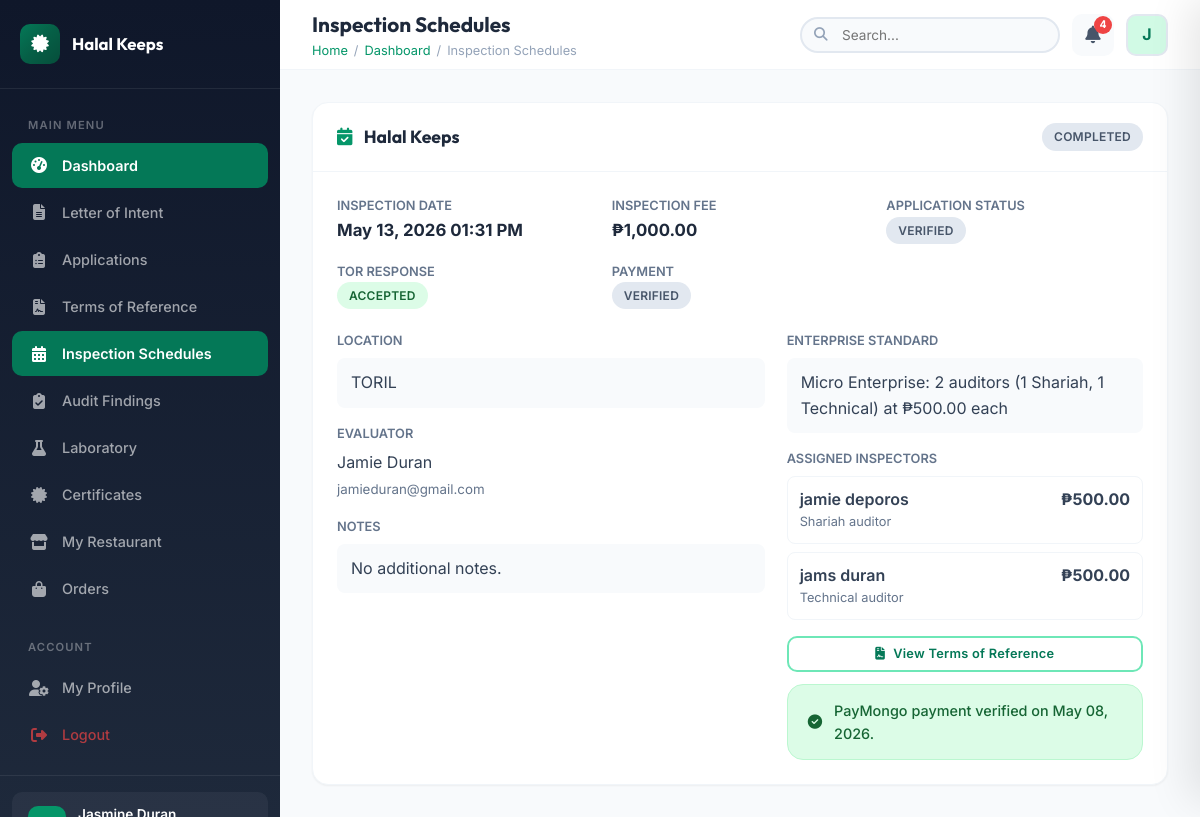
Page /dashboard/business_owner/inspection_schedules.php (signed in) on the committed database.
### tables this page shows
CREATE TABLE `inspection_schedules` (
  `id` int(11) NOT NULL,
  `application_id` int(11) NOT NULL,
  `evaluator_id` int(11) NOT NULL,
  `tor_id` int(11) DEFAULT NULL,
  `schedule_date` date NOT NULL,
  `schedule_time` time DEFAULT NULL,
  `location` text DEFAULT NULL,
  `inspectors` text DEFAULT NULL,
  `inspection_fees` decimal(10,2) DEFAULT 0.00,
  `status` enum('scheduled','confirmed','in_progress','completed','cancelled','rescheduled') DEFAULT 'scheduled',
  `notes` text DEFAULT NULL,
  `created_at` timestamp NOT NULL DEFAULT current_timestamp(),
  `updated_at` timestamp NOT NULL DEFAULT current_timestamp() ON UPDATE current_timestamp()
);

CREATE TABLE `letter_of_intent` (
  `id` int(11) NOT NULL,
  `business_owner_id` int(11) NOT NULL,
  `company_name` varchar(255) NOT NULL,
  `company_address` text NOT NULL,
  `company_info` text NOT NULL,
  `date_of_intent` date DEFAULT NULL,
  `menu_list` text DEFAULT NULL,
  `contact_person` varchar(255) DEFAULT NULL,
  `contact_email` varchar(255) DEFAULT NULL,
  `contact_phone` varchar(50) DEFAULT NULL,
  `letter_content` text NOT NULL,
  `supporting_documents` text DEFAULT NULL,
  `status` enum('draft','submitted','under_review','verified','returned','rejected') DEFAULT 'draft',
  `remarks` text DEFAULT NULL,
  `submitted_at` timestamp NULL DEFAULT NULL,
  `created_at` timestamp NOT NULL DEFAULT current_timestamp(),
  `updated_at` timestamp NOT NULL DEFAULT current_timestamp() ON UPDATE current_timestamp(),
  `application_type` varchar(255) DEFAULT NULL,
  `certifying_body` varchar(255) DEFAULT 'HDIP',
  `signature_data` longtext DEFAULT NULL
);

CREATE TABLE `terms_of_reference` (
  `id` int(11) NOT NULL,
  `application_id` int(11) NOT NULL,
  `evaluator_id` int(11) NOT NULL,
  `tor_content` text NOT NULL,
  `tor_file_path` varchar(500) DEFAULT NULL,
  `enterprise_type` enum('micro','small','medium') DEFAULT NULL,
  `auditor_assignments` longtext DEFAULT NULL,
  `auditor_total_amount` decimal(10,2) DEFAULT 0.00,
  `registration_agreement` text DEFAULT NULL,
  `payment_for_inspection` decimal(10,2) DEFAULT 0.00,
  `inspection_date` date DEFAULT NULL,
  `inspection_fees` decimal(10,2) DEFAULT 0.00,
  `status` enum('draft','sent','accepted','rejected') DEFAULT 'draft',
  `business_response` enum('pending','accepted','rejected') DEFAULT 'pending',
  `business_remarks` text DEFAULT NULL,
  `responded_at` timestamp NULL DEFAULT NULL,
  `created_at` timestamp NOT NULL DEFAULT current_timestamp(),
  `updated_at` timestamp NOT NULL DEFAULT current_timestamp() ON UPDATE current_timestamp()
);

CREATE TABLE `users` (
  `id` int(11) NOT NULL,
  `google_id` varchar(255) DEFAULT NULL,
  `email` varchar(255) NOT NULL,
  `full_name` varchar(255) NOT NULL,
  `first_name` varchar(100) DEFAULT NULL,
  `last_name` varchar(100) DEFAULT NULL,
  `avatar` varchar(500) DEFAULT NULL,
  `password` varchar(255) DEFAULT NULL,
  `phone` varchar(20) DEFAULT NULL,
  `address` text DEFAULT NULL,
  `role_id` int(11) DEFAULT NULL,
  `role_status` enum('pending','approved','rejected','none') DEFAULT 'none',
  `is_active` tinyint(1) DEFAULT 1,
  `email_verified` tinyint(1) DEFAULT 0,
  `last_login` timestamp NULL DEFAULT NULL,
  `created_at` timestamp NOT NULL DEFAULT current_timestamp(),
  `updated_at` timestamp NOT NULL DEFAULT current_timestamp() ON UPDATE current_timestamp(),
  `failed_login_attempts` int(11) DEFAULT 0,
  `account_locked` tinyint(1) DEFAULT 0
);

CREATE TABLE `payments` (
  `id` int(11) NOT NULL,
  `user_id` int(11) NOT NULL,
  `reference_type` enum('inspection','laboratory','certification','order') NOT NULL,
  `reference_id` int(11) NOT NULL,
  `amount` decimal(10,2) NOT NULL,
  `payment_method` varchar(50) DEFAULT NULL,
  `transaction_reference` varchar(255) DEFAULT NULL,
  `paymongo_checkout_url` text DEFAULT NULL,
  `paymongo_raw_response` longtext DEFAULT NULL,
  `receipt_path` varchar(500) DEFAULT NULL,
  `status` enum('pending','verified','rejected') DEFAULT 'pending',
  `verified_by` int(11) DEFAULT NULL,
  `paid_at` timestamp NULL DEFAULT NULL,
  `created_at` timestamp NOT NULL DEFAULT current_timestamp()
);

### dashboard/business_owner/inspection_schedules.php (the view, shortened to what this page needs)
<?php
require_once __DIR__ . '/../../config/app.php';
$user_id = $_SESSION['user_id'];
$stmt = $conn->prepare("
    SELECT
        s.*,
        loi.company_name,
        loi.company_address,
        ha.status AS application_status,
        ha.enterprise_type AS application_enterprise_type,
        t.id AS tor_id,
        t.business_response,
        t.enterprise_type AS tor_enterprise_type,
        t.auditor_assignments,
        t.auditor_total_amount,
        t.inspection_fees AS tor_inspection_fees,
        p.id AS payment_id,
        p.status AS payment_status,
        p.payment_method,
        p.transaction_reference,
        p.receipt_path,
        p.paid_at,
        u.full_name AS evaluator_name,
        u.email AS evaluator_email
    FROM inspection_schedules s
    JOIN hdp_applications ha ON s.application_id = ha.id
    JOIN letter_of_intent loi ON ha.loi_id = loi.id
    JOIN users u ON s.evaluator_id = u.id
    LEFT JOIN terms_of_reference t ON s.tor_id = t.id OR t.application_id = ha.id
    LEFT JOIN payments p ON p.id = (
        SELECT p2.id
        FROM payments p2
        WHERE p2.reference_type = 'inspection'
          AND p2.reference_id = s.id
          AND p2.user_id = ?
        ORDER BY p2.created_at DESC
        LIMIT 1
    )
    WHERE ha.business_owner_id = ?
    ORDER BY s.schedule_date DESC, s.schedule_time DESC
");
$stmt->bind_param("ii", $user_id, $user_id);
$stmt->execute();
$schedules = $stmt->get_result()->fetch_all(MYSQLI_ASSOC);
require_once __DIR__ . '/../../includes/header.php';
?>
<?php if (empty($schedules)): ?>
<div class="empty-state">
    <div class="empty-icon"><i class="fas fa-calendar-alt"></i></div>
    <h3>No Inspection Schedule Yet</h3>
    <p>Your inspection schedule will appear here after the evaluator schedules it.</p>
</div>
<?php else: ?>
<div style="display:flex;flex-direction:column;gap:20px;">
    <?php foreach ($schedules as $schedule): ?>
    <?php
        $enterprise_type = normalizeEnterpriseType($schedule['tor_enterprise_type'] ?? $schedule['application_enterprise_type'] ?? '');
        $auditor_assignments = json_decode($schedule['auditor_assignments'] ?? '[]', true);
        $schedule_datetime = trim(formatDate($schedule['schedule_date']) . ' ' . (!empty($schedule['schedule_time']) ? date('h:i A', strtotime($schedule['schedule_time'])) : ''));
    ?>
    <div class="card">
        <div class="card-header">
            <h3><i class="fas fa-calendar-check" style="color:var(--primary-600);margin-right:8px;"></i>
                <?= htmlspecialchars($schedule['company_name']) ?>
            </h3>
            <?= getStatusBadge($schedule['status']) ?>
        </div>
        <div class="card-body">
            <div style="display:grid;grid-template-columns:repeat(auto-fit,minmax(220px,1fr));gap:18px;margin-bottom:22px;">
                <div>
                    <div style="font-size:0.8rem;color:var(--neutral-500);text-transform:uppercase;font-weight:600;">Inspection Date</div>
                    <div style="font-weight:700;font-size:1.05rem;"><?= htmlspecialchars($schedule_datetime) ?></div>
                </div>
                <div>
                    <div style="font-size:0.8rem;color:var(--neutral-500);text-transform:uppercase;font-weight:600;">Inspection Fee</div>
                    <div style="font-weight:700;font-size:1.05rem;"><?= formatCurrency($schedule['inspection_fees']) ?></div>
                </div>
                <div>
                    <div style="font-size:0.8rem;color:var(--neutral-500);text-transform:uppercase;font-weight:600;">Application Status</div>
                    <div><?= getStatusBadge($schedule['application_status']) ?></div>
                </div>
                <div>
                    <div style="font-size:0.8rem;color:var(--neutral-500);text-transform:uppercase;font-weight:600;">TOR Response</div>
                    <?php $resp = $schedule['business_response'] ?? 'pending'; ?>
                    <span class="badge <?= $resp === 'accepted' ? 'badge-success' : ($resp === 'rejected' ? 'badge-danger' : 'badge-warning') ?>">
                        <?= ucfirst($resp) ?>
                    </span>
                </div>
                <div>
                    <div style="font-size:0.8rem;color:var(--neutral-500);text-transform:uppercase;font-weight:600;">Payment</div>
                    <?= getStatusBadge($schedule['payment_status'] ?? 'pending') ?>
                </div>
            </div>
            <div style="display:grid;grid-template-columns:1.2fr 1fr;gap:22px;align-items:start;">
                <div>
                    <div style="margin-bottom:16px;">
                        <div style="font-size:0.8rem;color:var(--neutral-500);text-transform:uppercase;font-weight:600;margin-bottom:6px;">Location</div>
                        <div style="background:var(--neutral-50);border-radius:8px;padding:12px 14px;color:var(--neutral-700);">
                            <?= nl2br(htmlspecialchars($schedule['location'] ?: $schedule['company_address'] ?: 'To be confirmed')) ?>
                        </div>
                    </div>
                    <div style="margin-bottom:16px;">
                        <div style="font-size:0.8rem;color:var(--neutral-500);text-transform:uppercase;font-weight:600;margin-bottom:6px;">Evaluator</div>
                        <div style="color:var(--neutral-700);">
                            <?= htmlspecialchars($schedule['evaluator_name']) ?>
                            <?php if (!empty($schedule['evaluator_email'])): ?>
                            <br><small style="color:var(--neutral-500);"><?= htmlspecialchars($schedule['evaluator_email']) ?></small>
                            <?php endif; ?>
                        </div>
                    </div>
                    <div>
                        <div style="font-size:0.8rem;color:var(--neutral-500);text-transform:uppercase;font-weight:600;margin-bottom:6px;">Notes</div>
                        <div style="background:var(--neutral-50);border-radius:8px;padding:12px 14px;color:var(--neutral-700);min-height:48px;">
                            <?= nl2br(htmlspecialchars($schedule['notes'] ?: 'No additional notes.')) ?>
                        </div>
                    </div>
                </div>
                <div>
                    <div style="margin-bottom:16px;">
                        <div style="font-size:0.8rem;color:var(--neutral-500);text-transform:uppercase;font-weight:600;margin-bottom:6px;">Enterprise Standard</div>
                        <div style="background:var(--neutral-50);border-radius:8px;padding:12px 14px;color:var(--neutral-700);">
                            <?= htmlspecialchars(getEnterpriseStandardSummary($enterprise_type)) ?>
                        </div>
                    </div>
                    <div style="margin-bottom:16px;">
                        <div style="font-size:0.8rem;color:var(--neutral-500);text-transform:uppercase;font-weight:600;margin-bottom:6px;">Assigned Inspectors</div>
                        <?php if (!empty($auditor_assignments)): ?>
                            <div style="display:flex;flex-direction:column;gap:8px;">
                            <?php foreach ($auditor_assignments as $assignment): ?>
                                <div style="border:1px solid var(--neutral-100);border-radius:8px;padding:10px 12px;">
                                    <div style="display:flex;justify-content:space-between;gap:12px;align-items:flex-start;">
                                        <div>
                                            <div style="font-weight:600;color:var(--neutral-700);">
                                                <?= htmlspecialchars($assignment['auditor_name'] ?: 'To be assigned') ?>
                                            </div>
                                            <div style="font-size:0.8rem;color:var(--neutral-500);">
                                                <?= ucfirst(htmlspecialchars($assignment['role'] ?? 'auditor')) ?> auditor
                                            </div>
                                        </div>
                                        <div style="font-weight:700;color:var(--neutral-700);white-space:nowrap;">
                                            <?= formatCurrency($assignment['amount'] ?? 0) ?>
                                        </div>
                                    </div>
                                </div>
                            <?php endforeach; ?>
                            </div>
                        <?php else: ?>
                            <div style="background:var(--neutral-50);border-radius:8px;padding:12px 14px;color:var(--neutral-600);">
                                <?= htmlspecialchars($schedule['inspectors'] ?: 'Inspectors will be announced by the evaluator.') ?>
                            </div>
                        <?php endif; ?>
                    </div>
                    <?php if (!empty($schedule['tor_id'])): ?>
                    <a href="<?= BASE_URL ?>dashboard/business_owner/terms_of_reference.php" class="btn btn-sm btn-outline" style="width:100%;text-align:center;">
                        <i class="fas fa-file-contract"></i> View Terms of Reference
                    </a>
                    <?php endif; ?>
                    <div style="margin-top:12px;">
                        <?php if (($schedule['payment_status'] ?? '') === 'verified'): ?>
                        <div class="alert alert-success" style="margin:0;">
                            <i class="fas fa-check-circle"></i>
                            <span>PayMongo payment verified<?= !empty($schedule['paid_at']) ? ' on ' . formatDate($schedule['paid_at']) : '' ?>.</span>
                        </div>
                        <?php endif; ?>
                    </div>
                </div>
            </div>
        </div>
    </div>
    <?php endforeach; ?>
</div>
<?php endif; ?>
<?php require_once __DIR__ . '/../../includes/footer.php'; ?>

### includes/functions.php (shortened to what this page needs)
<?php
function formatDate($date, $format = 'M d, Y') {
    return date($format, strtotime($date));
}
function formatCurrency($amount) {
    return '₱' . number_format($amount, 2);
}
function getEnterpriseStandards() {
    return [
        'micro' => [
            'label' => 'Micro Enterprise',
            'technical' => 1,
            'shariah' => 1,
            'amount_each' => 500.00,
        ],
        'small' => [
            'label' => 'Small Enterprise',
            'technical' => 1,
            'shariah' => 1,
            'amount_each' => 700.00,
        ],
        'medium' => [
            'label' => 'Medium Enterprise',
            'technical' => 1,
            'shariah' => 2,
            'amount_each' => 900.00,
        ],
    ];
}
function normalizeEnterpriseType($type) {
    $type = strtolower(trim((string)$type));
    return array_key_exists($type, getEnterpriseStandards()) ? $type : '';
}
function getEnterpriseStandard($type) {
    $type = normalizeEnterpriseType($type);
    $standards = getEnterpriseStandards();
    return $type ? $standards[$type] : null;
}
function getEnterpriseStandardSummary($enterpriseType) {
    $standard = getEnterpriseStandard($enterpriseType);
    $count = intval($standard['technical']) + intval($standard['shariah']);
    return $standard['label'] . ': ' . $count . ' auditor' . ($count === 1 ? '' : 's') .
        ' (' . intval($standard['shariah']) . ' Shariah, ' . intval($standard['technical']) . ' Technical) at ' .
        formatCurrency($standard['amount_each']) . ' each';
}
function getStatusBadge($status) {
    return $badges[strtolower($status)] ?? '<span class="badge badge-secondary">' . ucfirst(str_replace('_', ' ', $status)) . '</span>';
}
?>

### rows in the picture
inspection_schedules: letter_of_intent.company_name "Halal Keeps", status "COMPLETED VERIFIED VERIFIED", schedule_datetime "May 13, 2026 01:31 PM", inspection_fees "₱1,000.00", terms_of_reference.business_response "ACCEPTED", location "TORIL", evaluator.full_name "Jamie Duran", evaluator.email "jamieduran@gmail.com", notes "No additional notes.", terms_of_reference.enterprise_type "Micro Enterprise: 2 auditors (1 Shariah, 1 Technical) at ₱500.00 each", auditor_name "jamie deporos", role "Shariah", amount "₱500.00", auditor_name "jams duran", role "Technical", payments.paid_at "May 08, 2026"

### other values in the picture
$item['label'] "Dashboard"
$item['label'] "Letter of Intent"
$item['label'] "Applications"
$item['label'] "Terms of Reference"
$item['label'] "Inspection Schedules"
$item['label'] "Audit Findings"
$item['label'] "Laboratory"
$item['label'] "Certificates"
$item['label'] "My Restaurant"
$item['label'] "Orders"
$page_heading "Inspection Schedules"
$crumb['label'] "Dashboard"
$crumb['label'] "Inspection Schedules"
$notif_count "4"
substr($_SESSION['full_name'] ?? 'U', 0, 1) "J"
